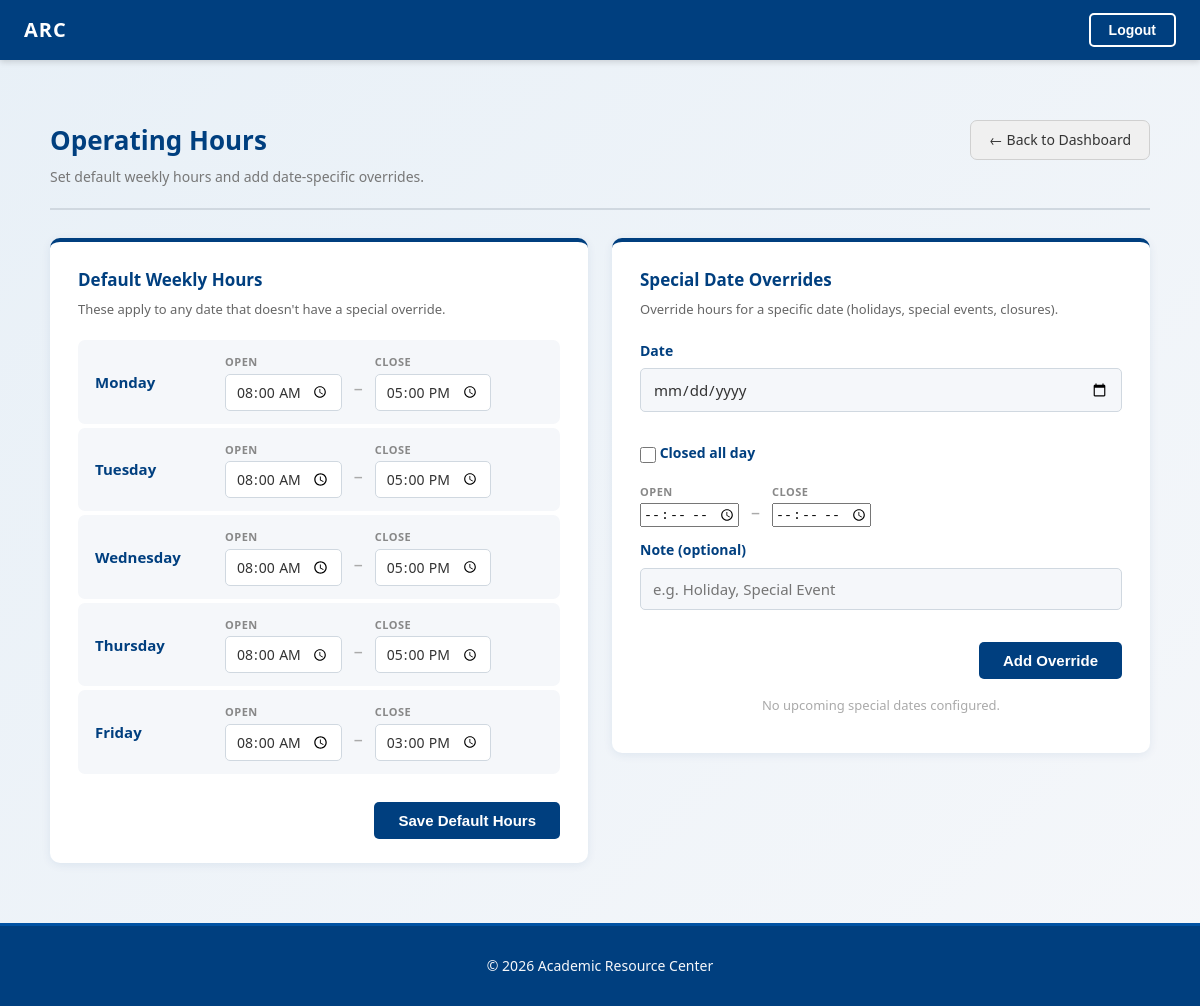
The page /operating-hours/ (signed in) on the database its author committed.
### scheduling/models.py (models this page shows, shortened)
class OperatingHours(models.Model):
    day_of_week = models.CharField(
        max_length=3,
        choices=DayOfWeek.choices,
        unique=True
    )
    start_time = models.TimeField()
    end_time = models.TimeField()
    class Meta:
        ordering = [DAY_ORDER]
        verbose_name_plural = 'Operating Hours'

### scheduling/views.py (the view, shortened to what this page needs)
# urls.py: path('operating-hours/', views.operating_hours, name='operating_hours'),
@login_required
@user_passes_test(_is_admin)
def operating_hours(request):
    days = [d[0] for d in DayOfWeek.choices]
    for day in days:
        OperatingHours.objects.get_or_create(
            day_of_week=day,
            defaults={'start_time': time(8, 0), 'end_time': time(17, 0)}
        )
    OperatingHoursFormSet = modelformset_factory(OperatingHours, form=OpenHoursForm, extra=0)
    queryset = OperatingHours.objects.all()
    if request.method == 'POST' and 'save_defaults' in request.POST:
        formset = OperatingHoursFormSet(request.POST, queryset=queryset)
        if formset.is_valid():
            formset.save()
            messages.success(request, "Default operating hours updated.")
            return redirect('scheduling:operating_hours')
        date_form = DateOperatingHoursForm()
    else:
        formset = OperatingHoursFormSet(queryset=queryset)
        date_form = DateOperatingHoursForm()
    today = date.today()
    special_hours = DateOperatingHours.objects.filter(date__gte=today).order_by('date')[:30]
    return render(request, 'scheduling/operating_hours.html', {
        'formset': formset,
        'date_form': date_form,
        'special_hours': special_hours,
    })

### scheduling/forms.py
class DateOperatingHoursForm(forms.ModelForm):
    class Meta:
        model = DateOperatingHours
        fields = ['date', 'is_closed', 'start_time', 'end_time', 'note']
        widgets = {
            'date': forms.DateInput(attrs={'type': 'date', 'class': 'form-control'}),
            'start_time': forms.TimeInput(attrs={'type': 'time', 'class': 'time-input'}),
            'end_time': forms.TimeInput(attrs={'type': 'time', 'class': 'time-input'}),
            'note': forms.TextInput(attrs={'class': 'form-control', 'placeholder': 'e.g. Holiday, Special Event'}),
            'is_closed': forms.CheckboxInput(attrs={'class': 'form-check-input', 'id': 'id_is_closed'}),
        }

### scheduling/views.py (called while the page is built)
def _is_admin(user):
    return user.is_authenticated and user.is_admin

### scheduling/templates/scheduling/operating_hours.html (shortened to what this page needs)
{% extends "dashboard/base.html" %}
{% block content %}
<div class="oh-container">
  <div class="oh-page-header">
    <div>
      <h1 class="oh-title">Operating Hours</h1>
      <p class="oh-subtitle">Set default weekly hours and add date-specific overrides.</p>
    </div>
    <a href="{% url 'dashboard:dashboard' %}" class="btn btn-secondary">← Back to Dashboard</a>
  </div>
  <div class="oh-layout">
    <div class="oh-card">
      <h2 class="oh-card-title">Default Weekly Hours</h2>
      <p class="oh-card-desc">These apply to any date that doesn't have a special override.</p>
      <form method="post" class="oh-form">
        <div class="oh-days">
          {% for form in formset %}
          <div class="oh-day-row{% if form.errors %} oh-day-row--error{% endif %}">
            <div class="oh-day-label">{{ form.instance.get_day_of_week_display }}</div>
            <div class="oh-times">
              <div class="oh-time-group">
                <label class="oh-time-label">Open</label>
                {{ form.start_time }}
              </div>
              <span class="oh-time-sep">–</span>
              <div class="oh-time-group">
                <label class="oh-time-label">Close</label>
                {{ form.end_time }}
              </div>
            </div>
          </div>
          {% endfor %}
        </div>
        <div class="oh-actions">
          <button type="submit" name="save_defaults" class="btn btn-primary">Save Default Hours</button>
        </div>
      </form>
    </div>
    <div class="oh-card">
      <h2 class="oh-card-title">Special Date Overrides</h2>
      <p class="oh-card-desc">Override hours for a specific date (holidays, special events, closures).</p>
      <form method="post" class="oh-special-form">
        <div class="oh-special-fields">
          <div class="form-group">
            <label class="form-label">Date</label>
            {{ date_form.date }}
          </div>
          <div class="form-group oh-closed-group">
            <label class="oh-closed-label">
              {{ date_form.is_closed }} Closed all day
            </label>
          </div>
          <div id="oh-time-fields" class="oh-time-override-row">
            <div class="oh-time-group">
              <label class="oh-time-label">Open</label>
              {{ date_form.start_time }}
            </div>
            <span class="oh-time-sep">–</span>
            <div class="oh-time-group">
              <label class="oh-time-label">Close</label>
              {{ date_form.end_time }}
            </div>
          </div>
          <div class="form-group">
            <label class="form-label">Note (optional)</label>
            {{ date_form.note }}
          </div>
        </div>
        <div class="oh-actions">
          <button type="submit" name="add_special" class="btn btn-primary">Add Override</button>
        </div>
      </form>
      {% if special_hours %}
      <div class="oh-special-list">
        <h3 class="oh-special-list-title">Upcoming Special Dates</h3>
        {% for entry in special_hours %}
        <div class="oh-special-item{% if entry.is_closed %} oh-special-closed{% endif %}">
          <div class="oh-special-info">
            <span class="oh-special-date">{{ entry.date|date:"D, M j, Y" }}</span>
            {% if entry.is_closed %}
            <span class="oh-special-status">Closed</span>
            {% else %}
            <span class="oh-special-status">{{ entry.start_time|time:"g:i A" }} – {{ entry.end_time|time:"g:i A" }}</span>
            {% endif %}
            {% if entry.note %}<span class="oh-special-note">{{ entry.note }}</span>{% endif %}
          </div>
          <form method="post" action="{% url 'scheduling:delete_special_hours' entry.pk %}"
                onsubmit="return confirm('Remove this override?');" style="display:inline;">
            {% csrf_token %}
            <button type="submit" class="sb-btn-delete">✕</button>
          </form>
        </div>
        {% endfor %}
      </div>
      {% else %}
      <p class="oh-no-special">No upcoming special dates configured.</p>
      {% endif %}
    </div>
  </div>
</div>
{% endblock %}

### rows shown on the page
OperatingHours: instance.day_of_week "Monday"
OperatingHours: instance.day_of_week "Tuesday"
OperatingHours: instance.day_of_week "Wednesday"
OperatingHours: instance.day_of_week "Thursday"
OperatingHours: instance.day_of_week "Friday"
